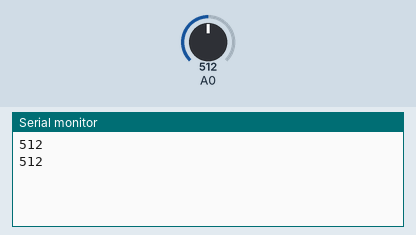
This sketch was run on a simulated Arduino Uno, built with avr-gcc and run on an emulated ATmega328P. Shown: the last lines printed to the serial monitor. The test bench sets the inputs (shaded band); at power-on: A0 = 512.

Above: at 10.8 s.
10.9 s: A0 set to 716
At 20.4 s:
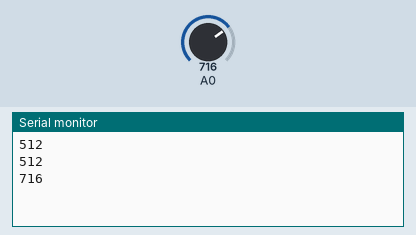
20.9 s: A0 set to 900
At 30.4 s:
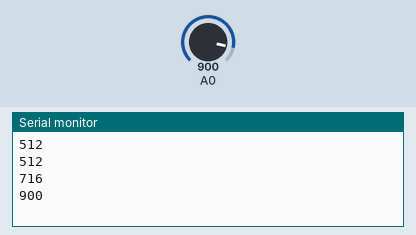
Timing chart, 0 to 31.9 s (numbered marks = the images above; inputs shaded):
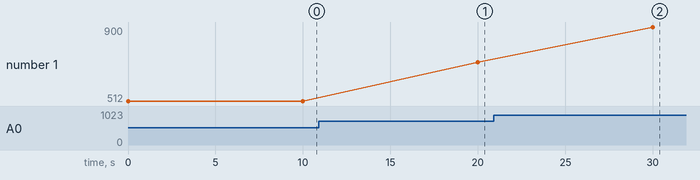

Measured:
- after the input at 10.9 s, the serial monitor: prints a new line after 9.1 s (image 1)
- after the input at 20.9 s, the serial monitor: prints a new line after 9.1 s (image 2)
- plotted number 1: 512 → 716 after the input at 10.9 s, 716 → 900 after the input at 20.9 s

The sketch:

python.ino
```cpp
void setup() {
  Serial.begin(9600);  // Start serial communication at 9600 baud rate
}

void loop() {
  int sensorValue = analogRead(A0);  // Read from analog pin A0
  Serial.println(sensorValue);       // Send the value to the serial port
  delay(10000);                       // Wait for 1 second
}
  
```
